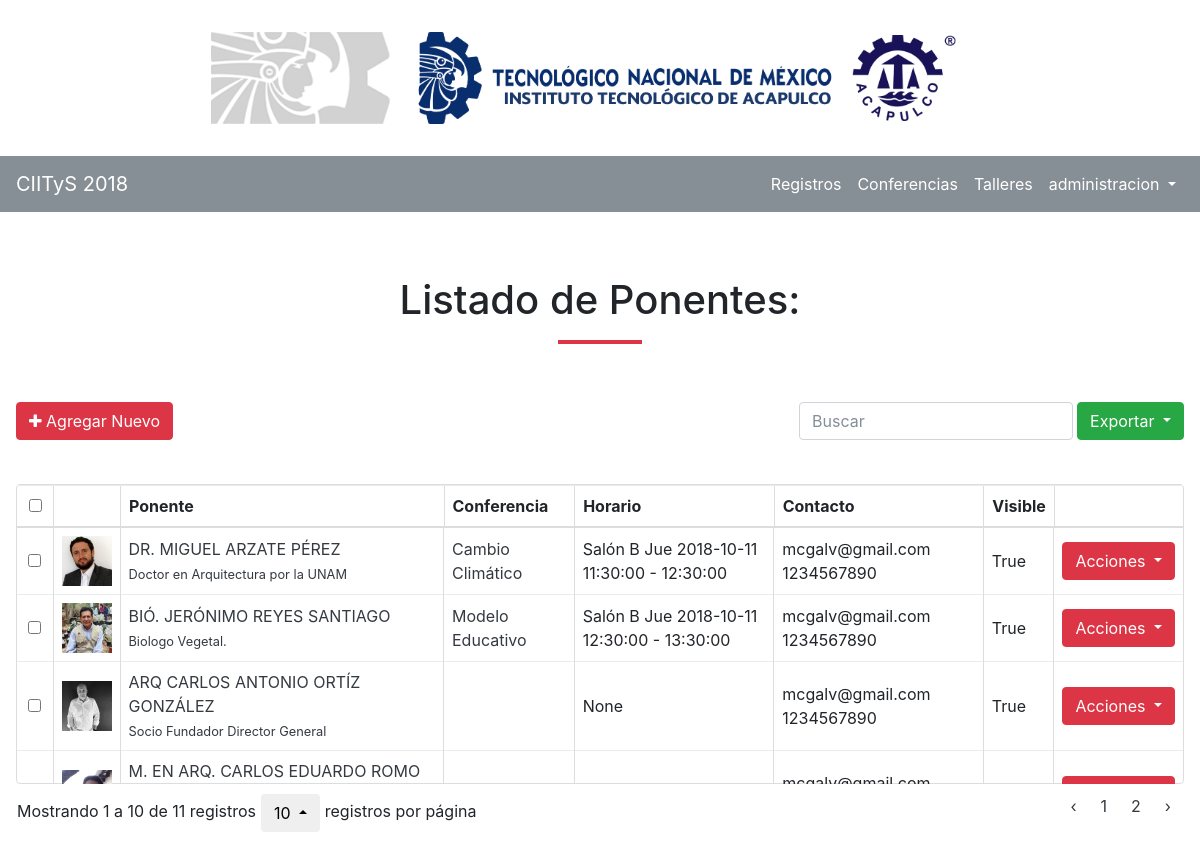
Before: /ponentes/ (signed in) with the older database file.
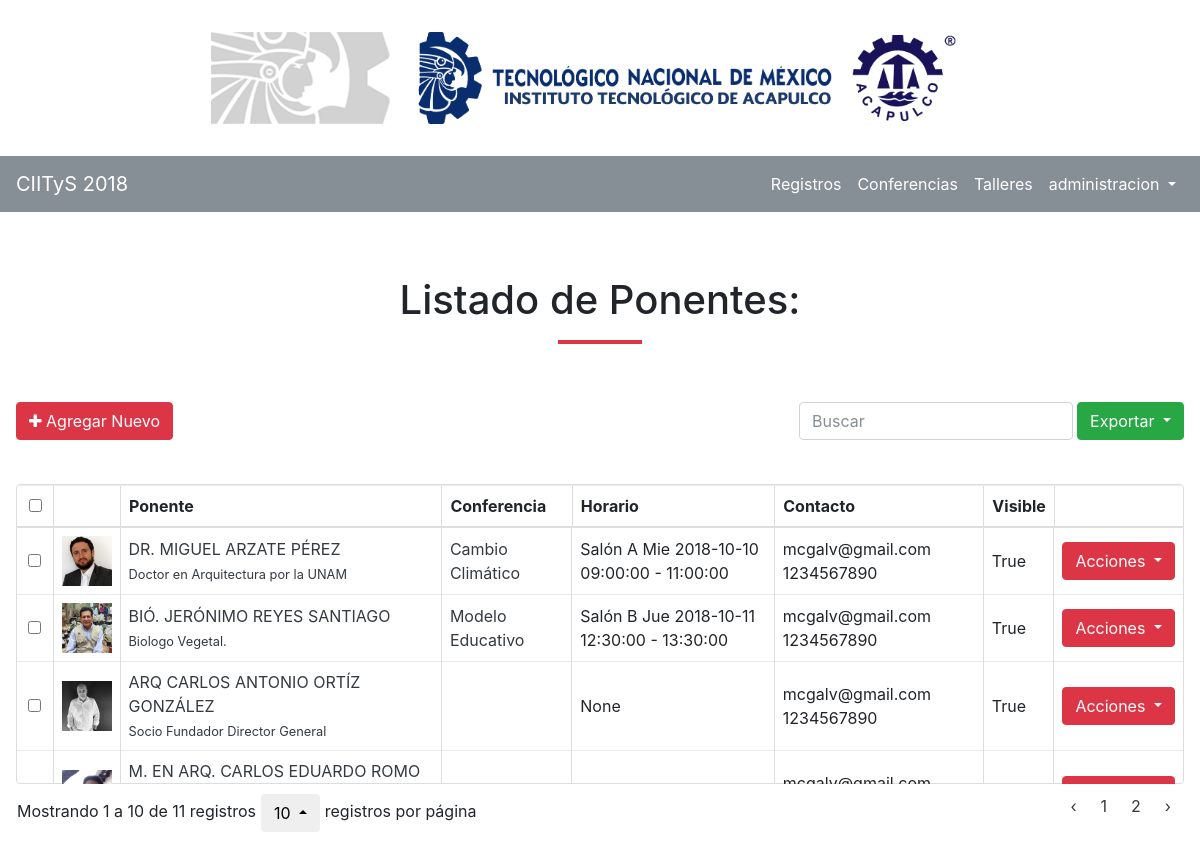
After: the same page with the newer database file.
### registro/models.py (models this page shows, shortened)
class Ponente(models.Model):
	TIPOS = [
		("ponente", "Ponente"),
		("profesor", "Profesor"),
	]
	CARRERAS = [
		("arquitectura", "Arquitectura"),
		("bioquimica", "Ingeniería Bioquímica"),
		("electromecanica", "Ingeniería Electromecánica"),
		("sistemas", "Ingeniería en Sistemas Computacionales"),
		("gestion", "Ingenieria en Gestión Empresarial"),
		("administracion", "Licenciatura en Administración"),
		("contabilidad", "Contador Público"),
	]
	fecha_registro = models.DateField(auto_now_add=True)
	fecha_modificacion = models.DateField(auto_now=True)
	user = models.ForeignKey(User, on_delete=models.CASCADE, null=True)
	ponencia = models.CharField(max_length=255)
	horario = models.ForeignKey(Horario, on_delete=models.SET_NULL, null=True)
	foto_ponencia = models.ImageField(blank=True, null=True)
	carrera = models.CharField(max_length=255, choices=CARRERAS)
	nombre = models.CharField(max_length=255)
	email = models.EmailField(max_length=255)
	telefono = models.CharField(max_length=20)
	titulo = models.CharField(max_length=50)
	resumen = models.CharField(max_length=255)
	intro = models.TextField()
	foto = models.ImageField(blank=True)
	activo = models.BooleanField()
	tipo = models.CharField(max_length=255, choices=TIPOS, default="ponente")

class Horario(models.Model):
	user = models.ForeignKey(User, on_delete=models.SET_NULL, null=True)
	sala = models.CharField(max_length=255)
	fecha = models.DateField()
	dia = models.CharField(max_length=10, choices=[("Dom", "Domingo"),
		("Lun", "Lunes"),
		("Mar", "Martes"),
		("Mie", "Miercoles"),
		("Jue", "Jueves"),
		("Vie", "Viernes"),
		("Sab", "Sabado")], default="Mie")
	hora = models.TimeField()
	hora_fin = models.TimeField()
	def __str__(self):
		return self.sala + " " + str(self.dia) + " " + str(self.fecha) + " " + str(self.hora) + " - " + str(self.hora_fin)

### registro/views.py (the view)
# urls.py: path('ponentes/', views.ponentes, name="ponentes"),
@login_required
def ponentes(request):
	registros = Ponente.objects.filter(tipo__exact="ponente")
	context = {
		"data" : registros
	}
	return render(request, "registro/ponentes.html", context)

### registro/templates/registro/ponentes.html (shortened to what this page needs)
{% extends 'baseadmin.html' %}
{% load static %}
{% block content %}
<section >
<div class="row">
	<div class="col text-center">
		<h1>Listado de Ponentes:</h1>
		<hr class="divider red">
	</div>
</div>
<div class="row" id="toolbar">
	<div class="col">
		<a href="{% url 'ponentes_nuevo' %}" class="btn btn-danger">
		<i class="fa fa-plus"></i>
		Agregar Nuevo</a>
		<br><br>
	</div>
</div>
<div class="row">
	<div class="col-12">
		<table class="table"
				data-search="true"
				data-click-to-select="true"
				data-show-columns="false"
				data-pagination="true"
				data-height="450"
				data-show-export="true"
				data-toolbar="#toolbar">
			<thead>
				<tr>
					<th>Ponente</th>
					<th>Conferencia</th>
					<th>Horario</th>
					<th>Contacto</th>
					<th>Visible</th>
				</tr>
			</thead>
			<tbody>
				{% for row in data %}
				<tr>
					<td>
						{% if row.foto %}
						<img src="{{ row.foto.url }}" alt="Foto" style="width:50px; heigh: 50px;">
						{% else %}
						<img src="{% static 'img/default.png' %}" alt="Foto" style="width:50px; heigh: 50px;">
						{% endif %}
					</td>
					<td>
						<a href='{% url "ponentes_editar" row.id %}'>
							{{ row.titulo }} {{ row.nombre }}
							<br>
							<small>{{ row.resumen }}</small>
						</a>
					</td>
					<td>
						<a href='{% url "ponentes_editar" row.id %}'>
						{{ row.ponencia }}
						</a>
					</td>
					<td>{{ row.horario }}</td>
					<td>{{ row.email }} {{ row.telefono }}</td>
					<td>{{ row.activo }}</td>
					<td align="right">
						<div class="dropdown">
						  <button class="btn btn-danger dropdown-toggle" type="button" id="dropdownMenuButton" data-toggle="dropdown" aria-haspopup="true" aria-expanded="false">
						    Acciones
						  </button>
						</div>
					</td>
				</tr>
				{% endfor %}
			</tbody>
		</table>
	</div>
</div>
</section>
{% endblock %}

Changed rows visible on the page:
changed Ponente "DR.": horario "Salón B Jue 2018-10-11 11:30:00 - 12:30:00" → "Salón A Mie 2018-10-10 09:00:00 - 11:00:00"
